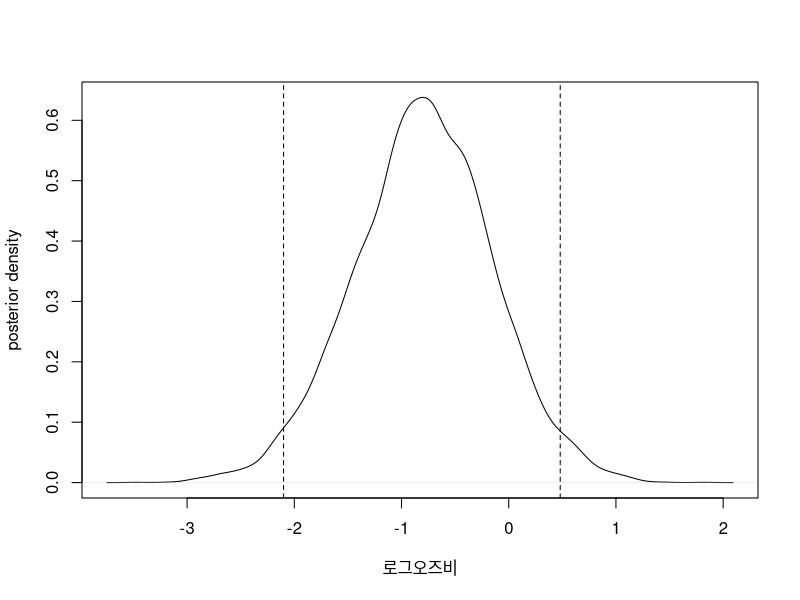

Recreate this plot in R.
HPDsample=function(theta,level=0.95){
  N=length(theta)
  theta.sort=sort(theta)
  M=ceiling(N*level)
  
  nCI=N-M  # number of possbile CIs
  CI.width=rep(0,nCI)
  
  for( i in 1:nCI)CI.width[i]=theta.sort[i+M]-theta.sort[i]
  index=which.min(CI.width)
  HPD=c(theta.sort[index], theta.sort[index+M])
  return(HPD)
}

a = 1; b= 1;
n1 = 20; x1 = 10; n2 = 20; x2 = 14;
theta1 = rbeta(10000, a+x1, b+n1-x1)
theta2 = rbeta(10000, a+x2, b+n2-x2)

xi = log((theta1/(1-theta1))/(theta2/(1-theta2)))

HPD = HPDsample(xi)
plot(density(xi), type = "l", xlab = "로그오즈비",
     ylab = "posterior density",main = "") 
abline(v = HPD, lty = 2)
 
